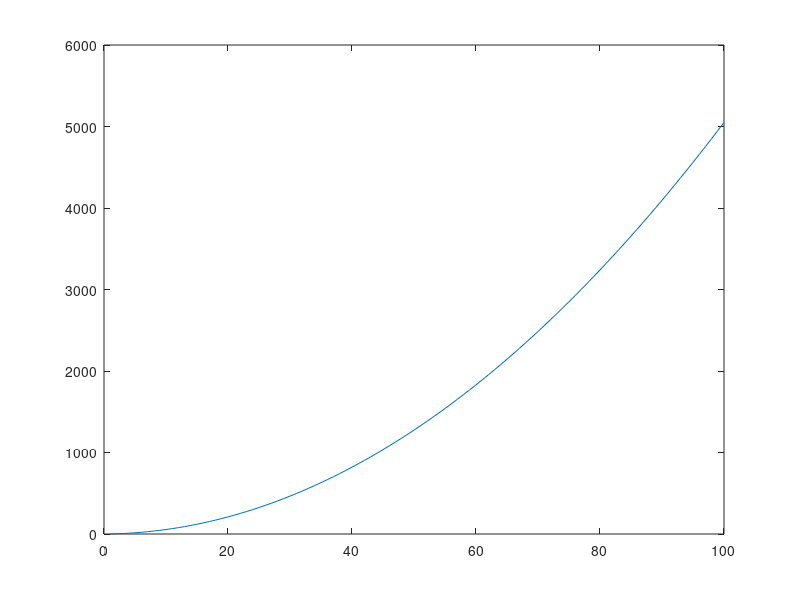

MATLAB code to generate this figure: (Note: this script raises an error after producing the figure.)
%% examp prep
disp('exam prep')
%% fprintf

x=exp(1)*10;

% remember d,e,f,g 
% d is for an integer
fprintf('the value is %d \n',x)
fprintf('the value is %e \n',x)
% %a.bf is to fix the length. a for the total length, b for decimals
fprintf('the value is %25.7f\n',x)
% g is generalized format

%% plot 1
x=0:.1:10;
% 0:2:10 means starting from 0, step is 2 then to 10.
% if I didn't mention 2, then it takes integers from 0 to 10
plot(x,x.^2)
title('y=x^{2}')
xlabel('x')
ylabel('y')
legend('y=x^2')
%% plot 2
t=0:2*pi/100:2*pi;


% t=linspace(0,2*pi,101);
plot(cos(t),sin(t))
title('x^2+y^2=1')
xlabel('x')
ylabel('y')

%% plot 3
x=1:0.1:2*pi;
y=[sin(x);cos(x);exp(x/(2*pi));2*sin(x)];
% use semicollon
plot(x,y)
% need to show what the vertical line mean

%% plot 4
x=-10:0.01:10;
y=x.^2-1.*(x<=1)+log(x).*(x>1);
plot(x,y)

%% plot 5
x=1:100;
y=cumsum(x);
plot(x,y)

%% while loops list Fibonacci sequence
x=1;
disp(x)
disp(x)
i=1;
while i<=130
    x=x+i;
    disp(x)
    i=i+x;
    disp(i)
end
%% while loop for tribonacci sequence

x=1;
disp(x)
s=1;
disp(s)
t=x+s;
disp(t)
while x<=100
    x=x+s+t;
    disp(x)
    s=s+t+x;
    disp(s)
    t=t+x+s;
    disp(t)
end

%% vectors
v=[1 3 5];
v=3*v;
disp(v)
disp(length(v))
disp(v(2))

%% for loops
x=0;
for i=1:10
    x=x+i;
    disp(x)
end
%% for loops
x=1;
for i=1:10
    x=x*i;
    disp(x)
end
    
%% while loops
% i=8;
% while i<=10
%     i=i-1;
%     disp(i)
% end

%% multiplication table

for i=1:9
    for j=1:9
        g=2*i*j;
        fprintf('%4d',g)
    end
    disp(' ')
end
%% for loops

for i=1:5
    if mod(i,2)==0
        for j=1:5
            if mod(j,2)==0
            fprintf('*')
            else
            fprintf(' ')
            end

        end
        disp(' ')
    else
        disp('*****')
    end
end

%% for loop

for i=1:4
    for j=1:4
        fprintf('(%d,%d)',i,j)
    end
    fprintf('\n')
end
%% while loop
i=6;
while i<=8
    j=6;
    while j<=i
        fprintf('%d',j)
        j=j+1;
    end
    fprintf(' \n')
    i=i+1;
end

%% while loop
i=0;
while i<=4
    j=1;
    while j<=i
        fprintf('%d ',j)
        j=j+1;
    end
    fprintf('\n')
    i=i+1;

end

%% create a prime number table
v=randi([1,100],5,5);
disp(v)

for i=1:5
    for j=1:5
        x=v(i,j);
        if isprime(x)==1
            fprintf('prime %d\n',x)
        end
    end
end
%% randi
x=randi([1,10],1,1);
disp(x)
% randi([1,10]) gives random integer from 1 to 10
% randi([1,10],2,2) gives 2 by 2 matrix with randi 1 to 10
%% another way to make multiplication table

v=zeros(9,9);
for i=1:9
    for j=1:9
        v(i,j)=i*j;
    end
end

disp(v)

%% prime number table
A=zeros(10,10);
i=1;

k=1;
while i<=10
    j=1;
    while j<=10
        if isprime(k)==1
            A(i,j)=k;
            k=k+1;
            j=j+1;
        else
            k=k+1;
        end
    end
    i=i+1;
end
disp(A)

%% switch case
color=input('input color: ','s');
switch color
    case 'red'
        disp('stop')
    case 'blue'
        disp('go')
    case 'yellow'
        disp('caution')
    otherwise
        error('invalid color')
end
%% draw sinx graph

x=0:.01:2*pi;
y=sin(x);
plot(x,y)
title('sinx')
xlabel(x)
ylabel('sinx')

%% draw sinx, cosx graph
x=linspace(0,2*pi,100);
y=[sin(x);cos(x)];
plot(x,y)
title('sin(x) cos{x}')
legend('sinx','cosx')
xlabel('x-value')


ylabel('y-value')
